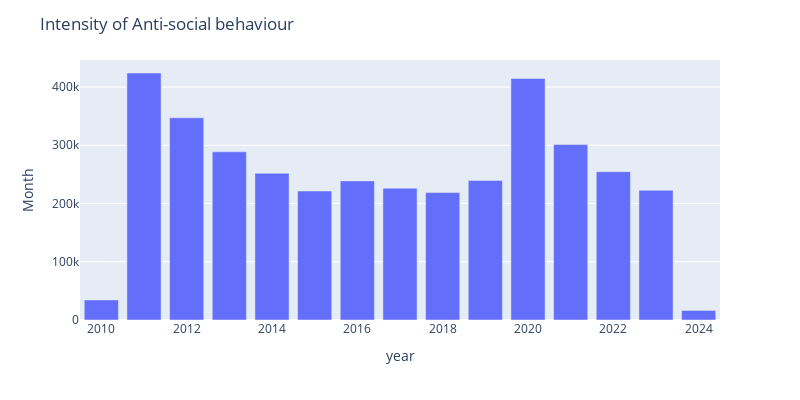
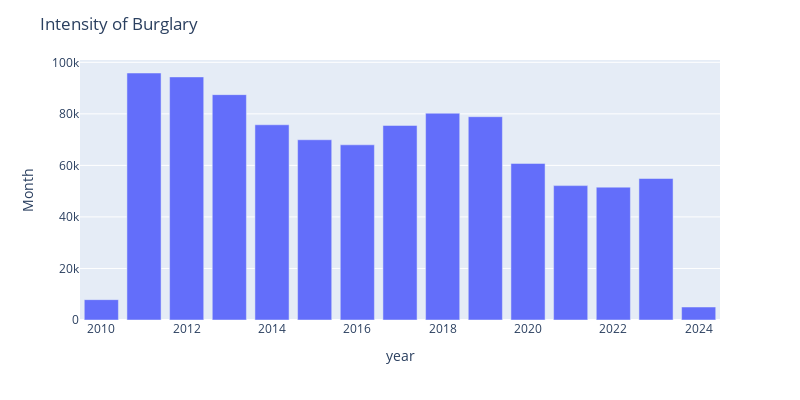
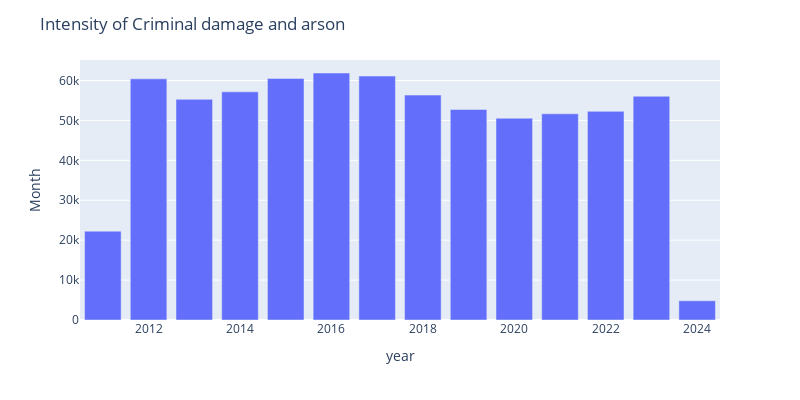
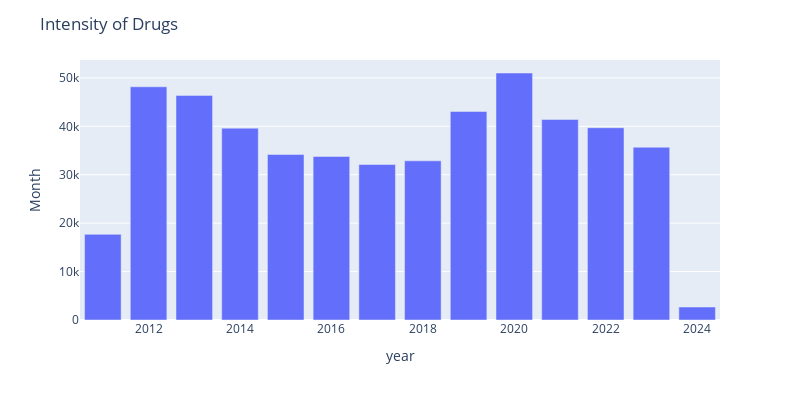

Source (notebook cell) for these figures, in order:
### Code cell
for i in range(len(data['Crime type'].unique())):
    temp_data = data[data['Crime type'] == data['Crime type'].unique()[i]][['year','Crime type', 'Month']].groupby(['year', 'Crime type']).count().sort_values(by= 'Month')
    fig = px.bar(temp_data.reset_index(), x = 'year', y = 'Month')
    fig.update_layout(height=400, width=800, title_text=f'Intensity of {data['Crime type'].unique()[i]}')
    fig.show();

### Figure 1 — Plotly figure (JSON) as saved in the notebook; plotly's stock layout.template omitted (floating-point values rounded to 4 significant figures)
{"data": [{"alignmentgroup": "True", "hovertemplate": "year=%{x}<br>Month=%{y}<extra></extra>", "legendgroup": "", "marker": {"color": "#636efa", "pattern": {"shape": ""}}, "name": "", "offsetgroup": "", "orientation": "v", "showlegend": false, "textposition": "auto", "type": "bar", "x": [2024, 2010, 2018, 2015, 2023, 2017, 2016, 2019, 2014, 2022, 2013, 2021, 2012, 2020, 2011], "xaxis": "x", "y": [16505, 34459, 218747, 221470, 222718, 226214, 238871, 239607, 251992, 254612, 288804, 301249, 347128, 414774, 424099], "yaxis": "y"}], "layout": {"barmode": "relative", "height": 400, "legend": {"tracegroupgap": 0}, "margin": {"t": 60}, "title": {"text": "Intensity of Anti-social behaviour"}, "width": 800, "xaxis": {"anchor": "y", "domain": [0, 1], "title": {"text": "year"}}, "yaxis": {"anchor": "x", "domain": [0, 1], "title": {"text": "Month"}}}}

### Figure 2 — Plotly figure (JSON) as saved in the notebook; plotly's stock layout.template omitted (floating-point values rounded to 4 significant figures)
{"data": [{"alignmentgroup": "True", "hovertemplate": "year=%{x}<br>Month=%{y}<extra></extra>", "legendgroup": "", "marker": {"color": "#636efa", "pattern": {"shape": ""}}, "name": "", "offsetgroup": "", "orientation": "v", "showlegend": false, "textposition": "auto", "type": "bar", "x": [2024, 2010, 2022, 2021, 2023, 2020, 2016, 2015, 2017, 2014, 2019, 2018, 2013, 2012, 2011], "xaxis": "x", "y": [5043, 7897, 51565, 52152, 54911, 60770, 67989, 69952, 75499, 75764, 78898, 80259, 87457, 94331, 95854], "yaxis": "y"}], "layout": {"barmode": "relative", "height": 400, "legend": {"tracegroupgap": 0}, "margin": {"t": 60}, "title": {"text": "Intensity of Burglary"}, "width": 800, "xaxis": {"anchor": "y", "domain": [0, 1], "title": {"text": "year"}}, "yaxis": {"anchor": "x", "domain": [0, 1], "title": {"text": "Month"}}}}

### Figure 3 — Plotly figure (JSON) as saved in the notebook; plotly's stock layout.template omitted (floating-point values rounded to 4 significant figures)
{"data": [{"alignmentgroup": "True", "hovertemplate": "year=%{x}<br>Month=%{y}<extra></extra>", "legendgroup": "", "marker": {"color": "#636efa", "pattern": {"shape": ""}}, "name": "", "offsetgroup": "", "orientation": "v", "showlegend": false, "textposition": "auto", "type": "bar", "x": [2024, 2011, 2020, 2021, 2022, 2019, 2013, 2023, 2018, 2014, 2012, 2015, 2017, 2016], "xaxis": "x", "y": [4823, 22255, 50552, 51663, 52267, 52755, 55280, 56050, 56344, 57154, 60411, 60531, 61113, 61881], "yaxis": "y"}], "layout": {"barmode": "relative", "height": 400, "legend": {"tracegroupgap": 0}, "margin": {"t": 60}, "title": {"text": "Intensity of Criminal damage and arson"}, "width": 800, "xaxis": {"anchor": "y", "domain": [0, 1], "title": {"text": "year"}}, "yaxis": {"anchor": "x", "domain": [0, 1], "title": {"text": "Month"}}}}

### Figure 4 — Plotly figure (JSON) as saved in the notebook; plotly's stock layout.template omitted (floating-point values rounded to 4 significant figures)
{"data": [{"alignmentgroup": "True", "hovertemplate": "year=%{x}<br>Month=%{y}<extra></extra>", "legendgroup": "", "marker": {"color": "#636efa", "pattern": {"shape": ""}}, "name": "", "offsetgroup": "", "orientation": "v", "showlegend": false, "textposition": "auto", "type": "bar", "x": [2024, 2011, 2017, 2018, 2016, 2015, 2023, 2014, 2022, 2021, 2019, 2013, 2012, 2020], "xaxis": "x", "y": [2682, 17695, 32113, 32871, 33778, 34183, 35679, 39615, 39710, 41408, 43050, 46388, 48158, 51009], "yaxis": "y"}], "layout": {"barmode": "relative", "height": 400, "legend": {"tracegroupgap": 0}, "margin": {"t": 60}, "title": {"text": "Intensity of Drugs"}, "width": 800, "xaxis": {"anchor": "y", "domain": [0, 1], "title": {"text": "year"}}, "yaxis": {"anchor": "x", "domain": [0, 1], "title": {"text": "Month"}}}}
